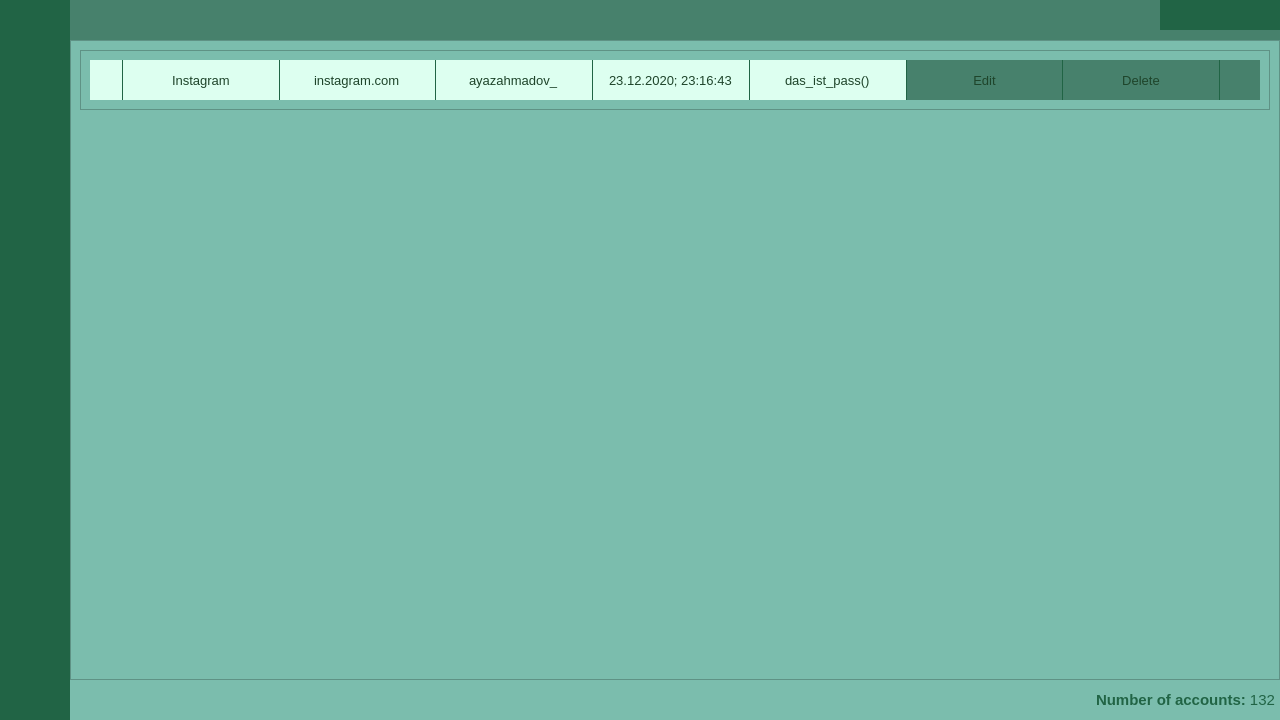
<?xml version="1.0" encoding="UTF-8"?>
<ui version="4.0">
 <class>MainWindow</class>
 <widget class="QMainWindow" name="MainWindow">
  <property name="geometry">
   <rect>
    <x>0</x>
    <y>0</y>
    <width>1280</width>
    <height>720</height>
   </rect>
  </property>
  <property name="windowTitle">
   <string>MainWindow</string>
  </property>
  <widget class="QWidget" name="centralwidget">
   <layout class="QHBoxLayout" name="horizontalLayout">
    <property name="spacing">
     <number>0</number>
    </property>
    <property name="leftMargin">
     <number>0</number>
    </property>
    <property name="topMargin">
     <number>0</number>
    </property>
    <property name="rightMargin">
     <number>0</number>
    </property>
    <property name="bottomMargin">
     <number>0</number>
    </property>
    <item>
     <widget class="QFrame" name="sideMenuFrame">
      <property name="minimumSize">
       <size>
        <width>70</width>
        <height>0</height>
       </size>
      </property>
      <property name="maximumSize">
       <size>
        <width>16777215</width>
        <height>16777215</height>
       </size>
      </property>
      <property name="styleSheet">
       <string notr="true">background-color:rgb(33, 100, 69);</string>
      </property>
      <property name="frameShape">
       <enum>QFrame::NoFrame</enum>
      </property>
      <property name="frameShadow">
       <enum>QFrame::Raised</enum>
      </property>
      <layout class="QVBoxLayout" name="verticalLayout">
       <property name="spacing">
        <number>0</number>
       </property>
       <property name="leftMargin">
        <number>0</number>
       </property>
       <property name="topMargin">
        <number>0</number>
       </property>
       <property name="rightMargin">
        <number>0</number>
       </property>
       <property name="bottomMargin">
        <number>0</number>
       </property>
       <item>
        <widget class="QFrame" name="toggleFrame">
         <property name="maximumSize">
          <size>
           <width>16777215</width>
           <height>40</height>
          </size>
         </property>
         <property name="styleSheet">
          <string notr="true">background-color:rgb(33, 100, 69);</string>
         </property>
         <property name="frameShape">
          <enum>QFrame::NoFrame</enum>
         </property>
         <property name="frameShadow">
          <enum>QFrame::Raised</enum>
         </property>
         <layout class="QVBoxLayout" name="verticalLayout_2">
          <property name="spacing">
           <number>0</number>
          </property>
          <property name="leftMargin">
           <number>0</number>
          </property>
          <property name="topMargin">
           <number>0</number>
          </property>
          <property name="rightMargin">
           <number>0</number>
          </property>
          <property name="bottomMargin">
           <number>0</number>
          </property>
          <item>
           <widget class="QPushButton" name="toggleBtn">
            <property name="minimumSize">
             <size>
              <width>0</width>
              <height>40</height>
             </size>
            </property>
            <property name="styleSheet">
             <string notr="true">QPushButton{
	border: none;
	color: rgb(231, 255, 231);
}

QPushButton:hover{
	background-color: rgb(43, 144, 122);
}

QPushButton:pressed{
	background-color: rgb(86, 172, 155);
}</string>
            </property>
            <property name="text">
             <string/>
            </property>
            <property name="iconSize">
             <size>
              <width>24</width>
              <height>24</height>
             </size>
            </property>
           </widget>
          </item>
         </layout>
        </widget>
       </item>
       <item>
        <widget class="QFrame" name="menuFrame">
         <property name="styleSheet">
          <string notr="true">background-color:rgb(33, 100, 69);</string>
         </property>
         <property name="frameShape">
          <enum>QFrame::NoFrame</enum>
         </property>
         <property name="frameShadow">
          <enum>QFrame::Raised</enum>
         </property>
         <layout class="QVBoxLayout" name="verticalLayout_3">
          <property name="spacing">
           <number>0</number>
          </property>
          <property name="leftMargin">
           <number>0</number>
          </property>
          <property name="topMargin">
           <number>0</number>
          </property>
          <property name="rightMargin">
           <number>0</number>
          </property>
          <property name="bottomMargin">
           <number>0</number>
          </property>
          <item alignment="Qt::AlignTop">
           <widget class="QFrame" name="frame">
            <property name="frameShape">
             <enum>QFrame::NoFrame</enum>
            </property>
            <property name="frameShadow">
             <enum>QFrame::Raised</enum>
            </property>
            <layout class="QVBoxLayout" name="verticalLayout_4">
             <property name="spacing">
              <number>0</number>
             </property>
             <property name="leftMargin">
              <number>0</number>
             </property>
             <property name="topMargin">
              <number>0</number>
             </property>
             <property name="rightMargin">
              <number>0</number>
             </property>
             <property name="bottomMargin">
              <number>0</number>
             </property>
             <item>
              <widget class="QPushButton" name="newBtn">
               <property name="minimumSize">
                <size>
                 <width>0</width>
                 <height>70</height>
                </size>
               </property>
               <property name="styleSheet">
                <string notr="true">QPushButton{
	border: none;
	color: rgb(231, 255, 231);
}

QPushButton:hover{
	background-color: rgb(43, 144, 122);
}

QPushButton:pressed{
	background-color: rgb(86, 172, 155);
}</string>
               </property>
               <property name="text">
                <string/>
               </property>
               <property name="iconSize">
                <size>
                 <width>24</width>
                 <height>24</height>
                </size>
               </property>
              </widget>
             </item>
             <item>
              <widget class="QPushButton" name="pushButton_3">
               <property name="minimumSize">
                <size>
                 <width>0</width>
                 <height>70</height>
                </size>
               </property>
               <property name="styleSheet">
                <string notr="true">QPushButton{
	border: none;
	color: rgb(231, 255, 231);
}

QPushButton:hover{
	background-color: rgb(43, 144, 122);
}

QPushButton:pressed{
	background-color: rgb(86, 172, 155);
}</string>
               </property>
               <property name="text">
                <string/>
               </property>
               <property name="iconSize">
                <size>
                 <width>24</width>
                 <height>24</height>
                </size>
               </property>
              </widget>
             </item>
            </layout>
           </widget>
          </item>
         </layout>
        </widget>
       </item>
      </layout>
     </widget>
    </item>
    <item>
     <widget class="QFrame" name="mainFrame">
      <property name="styleSheet">
       <string notr="true">background-color: rgb(123, 189, 173);</string>
      </property>
      <property name="frameShape">
       <enum>QFrame::NoFrame</enum>
      </property>
      <property name="frameShadow">
       <enum>QFrame::Raised</enum>
      </property>
      <layout class="QVBoxLayout" name="verticalLayout_5">
       <property name="spacing">
        <number>0</number>
       </property>
       <property name="leftMargin">
        <number>0</number>
       </property>
       <property name="topMargin">
        <number>0</number>
       </property>
       <property name="rightMargin">
        <number>0</number>
       </property>
       <property name="bottomMargin">
        <number>0</number>
       </property>
       <item>
        <widget class="QFrame" name="topFrame">
         <property name="maximumSize">
          <size>
           <width>16777215</width>
           <height>40</height>
          </size>
         </property>
         <property name="styleSheet">
          <string notr="true">background-color: rgb(71, 129, 108);</string>
         </property>
         <property name="frameShape">
          <enum>QFrame::NoFrame</enum>
         </property>
         <property name="frameShadow">
          <enum>QFrame::Raised</enum>
         </property>
         <layout class="QHBoxLayout" name="horizontalLayout_2">
          <property name="spacing">
           <number>0</number>
          </property>
          <property name="leftMargin">
           <number>0</number>
          </property>
          <property name="topMargin">
           <number>0</number>
          </property>
          <property name="rightMargin">
           <number>0</number>
          </property>
          <property name="bottomMargin">
           <number>0</number>
          </property>
          <item>
           <widget class="QFrame" name="container">
            <property name="minimumSize">
             <size>
              <width>0</width>
              <height>40</height>
             </size>
            </property>
            <property name="frameShape">
             <enum>QFrame::NoFrame</enum>
            </property>
            <property name="frameShadow">
             <enum>QFrame::Raised</enum>
            </property>
           </widget>
          </item>
          <item alignment="Qt::AlignTop">
           <widget class="QFrame" name="windowFrame">
            <property name="minimumSize">
             <size>
              <width>0</width>
              <height>30</height>
             </size>
            </property>
            <property name="maximumSize">
             <size>
              <width>120</width>
              <height>30</height>
             </size>
            </property>
            <property name="styleSheet">
             <string notr="true"/>
            </property>
            <property name="frameShape">
             <enum>QFrame::NoFrame</enum>
            </property>
            <property name="frameShadow">
             <enum>QFrame::Raised</enum>
            </property>
            <layout class="QVBoxLayout" name="verticalLayout_6">
             <property name="spacing">
              <number>0</number>
             </property>
             <property name="leftMargin">
              <number>0</number>
             </property>
             <property name="topMargin">
              <number>0</number>
             </property>
             <property name="rightMargin">
              <number>0</number>
             </property>
             <property name="bottomMargin">
              <number>0</number>
             </property>
             <item>
              <widget class="QFrame" name="windowBtns">
               <property name="maximumSize">
                <size>
                 <width>16777215</width>
                 <height>30</height>
                </size>
               </property>
               <property name="styleSheet">
                <string notr="true">background-color:rgb(33, 100, 69);</string>
               </property>
               <property name="frameShape">
                <enum>QFrame::NoFrame</enum>
               </property>
               <property name="frameShadow">
                <enum>QFrame::Raised</enum>
               </property>
               <layout class="QHBoxLayout" name="horizontalLayout_3">
                <property name="spacing">
                 <number>0</number>
                </property>
                <property name="leftMargin">
                 <number>0</number>
                </property>
                <property name="topMargin">
                 <number>0</number>
                </property>
                <property name="rightMargin">
                 <number>0</number>
                </property>
                <property name="bottomMargin">
                 <number>0</number>
                </property>
                <item>
                 <widget class="QPushButton" name="minimizeBtn">
                  <property name="minimumSize">
                   <size>
                    <width>0</width>
                    <height>30</height>
                   </size>
                  </property>
                  <property name="styleSheet">
                   <string notr="true">QPushButton{
	border: none;
	color: rgb(231, 255, 231);
}

QPushButton:hover{
	background-color: rgb(43, 144, 122);
}

QPushButton:pressed{
	background-color: rgb(86, 172, 155);
}</string>
                  </property>
                  <property name="text">
                   <string/>
                  </property>
                 </widget>
                </item>
                <item>
                 <widget class="QPushButton" name="maximizeBtn">
                  <property name="minimumSize">
                   <size>
                    <width>0</width>
                    <height>30</height>
                   </size>
                  </property>
                  <property name="styleSheet">
                   <string notr="true">QPushButton{
	border: none;
	color: rgb(231, 255, 231);
}

QPushButton:hover{
	background-color: rgb(43, 144, 122);
}

QPushButton:pressed{
	background-color: rgb(86, 172, 155);
}</string>
                  </property>
                  <property name="text">
                   <string/>
                  </property>
                 </widget>
                </item>
                <item>
                 <widget class="QPushButton" name="closeBtn">
                  <property name="minimumSize">
                   <size>
                    <width>0</width>
                    <height>30</height>
                   </size>
                  </property>
                  <property name="styleSheet">
                   <string notr="true">QPushButton{
	border: none;
	color: rgb(231, 255, 231);
}

QPushButton:hover{
	background-color: rgb(43, 144, 122);
}

QPushButton:pressed{
	background-color: rgb(86, 172, 155);
}</string>
                  </property>
                  <property name="text">
                   <string/>
                  </property>
                 </widget>
                </item>
               </layout>
              </widget>
             </item>
            </layout>
           </widget>
          </item>
         </layout>
        </widget>
       </item>
       <item>
        <widget class="QFrame" name="contentFrame">
         <property name="frameShape">
          <enum>QFrame::NoFrame</enum>
         </property>
         <property name="frameShadow">
          <enum>QFrame::Raised</enum>
         </property>
         <layout class="QVBoxLayout" name="verticalLayout_7">
          <property name="spacing">
           <number>0</number>
          </property>
          <property name="leftMargin">
           <number>0</number>
          </property>
          <property name="topMargin">
           <number>0</number>
          </property>
          <property name="rightMargin">
           <number>0</number>
          </property>
          <property name="bottomMargin">
           <number>0</number>
          </property>
          <item>
           <widget class="QScrollArea" name="scrollArea">
            <property name="sizePolicy">
             <sizepolicy hsizetype="Preferred" vsizetype="Expanding">
              <horstretch>0</horstretch>
              <verstretch>0</verstretch>
             </sizepolicy>
            </property>
            <property name="minimumSize">
             <size>
              <width>1210</width>
              <height>0</height>
             </size>
            </property>
            <property name="widgetResizable">
             <bool>true</bool>
            </property>
            <widget class="QWidget" name="scrollAreaWidgetContents">
             <property name="geometry">
              <rect>
               <x>0</x>
               <y>0</y>
               <width>1208</width>
               <height>638</height>
              </rect>
             </property>
             <layout class="QVBoxLayout" name="verticalLayout_9">
              <item alignment="Qt::AlignTop">
               <widget class="QFrame" name="allPaswordsFrame">
                <property name="frameShape">
                 <enum>QFrame::StyledPanel</enum>
                </property>
                <property name="frameShadow">
                 <enum>QFrame::Raised</enum>
                </property>
                <layout class="QVBoxLayout" name="verticalLayout_10">
                 <item>
                  <widget class="QFrame" name="frame_3">
                   <property name="minimumSize">
                    <size>
                     <width>0</width>
                     <height>40</height>
                    </size>
                   </property>
                   <property name="maximumSize">
                    <size>
                     <width>16777215</width>
                     <height>40</height>
                    </size>
                   </property>
                   <property name="styleSheet">
                    <string notr="true">color: rgb(30, 68, 42);
background-color: rgb(221, 255, 240);</string>
                   </property>
                   <property name="frameShape">
                    <enum>QFrame::NoFrame</enum>
                   </property>
                   <property name="frameShadow">
                    <enum>QFrame::Raised</enum>
                   </property>
                   <layout class="QHBoxLayout" name="horizontalLayout_4">
                    <property name="spacing">
                     <number>0</number>
                    </property>
                    <property name="leftMargin">
                     <number>0</number>
                    </property>
                    <property name="topMargin">
                     <number>0</number>
                    </property>
                    <property name="rightMargin">
                     <number>0</number>
                    </property>
                    <property name="bottomMargin">
                     <number>0</number>
                    </property>
                    <item>
                     <widget class="QLabel" name="logoLabel">
                      <property name="maximumSize">
                       <size>
                        <width>32</width>
                        <height>40</height>
                       </size>
                      </property>
                      <property name="font">
                       <font>
                        <family>Nirmala UI</family>
                        <pointsize>10</pointsize>
                       </font>
                      </property>
                      <property name="text">
                       <string/>
                      </property>
                      <property name="pixmap">
                       <pixmap>assets/logos/default_big.png</pixmap>
                      </property>
                     </widget>
                    </item>
                    <item>
                     <widget class="Line" name="line">
                      <property name="maximumSize">
                       <size>
                        <width>1</width>
                        <height>16777215</height>
                       </size>
                      </property>
                      <property name="styleSheet">
                       <string notr="true">border: none;
background-color:rgb(33, 100, 69);</string>
                      </property>
                      <property name="orientation">
                       <enum>Qt::Vertical</enum>
                      </property>
                     </widget>
                    </item>
                    <item alignment="Qt::AlignHCenter">
                     <widget class="QLabel" name="nameLabel">
                      <property name="font">
                       <font>
                        <family>Nirmala UI</family>
                        <pointsize>10</pointsize>
                       </font>
                      </property>
                      <property name="text">
                       <string>Instagram</string>
                      </property>
                     </widget>
                    </item>
                    <item>
                     <widget class="Line" name="line_2">
                      <property name="maximumSize">
                       <size>
                        <width>1</width>
                        <height>16777215</height>
                       </size>
                      </property>
                      <property name="styleSheet">
                       <string notr="true">border: none;
background-color:rgb(33, 100, 69);</string>
                      </property>
                      <property name="orientation">
                       <enum>Qt::Vertical</enum>
                      </property>
                     </widget>
                    </item>
                    <item alignment="Qt::AlignHCenter">
                     <widget class="QLabel" name="domainLabel">
                      <property name="font">
                       <font>
                        <family>Nirmala UI</family>
                        <pointsize>10</pointsize>
                       </font>
                      </property>
                      <property name="text">
                       <string>instagram.com</string>
                      </property>
                     </widget>
                    </item>
                    <item>
                     <widget class="Line" name="line_3">
                      <property name="maximumSize">
                       <size>
                        <width>1</width>
                        <height>16777215</height>
                       </size>
                      </property>
                      <property name="styleSheet">
                       <string notr="true">border: none;
background-color:rgb(33, 100, 69);</string>
                      </property>
                      <property name="orientation">
                       <enum>Qt::Vertical</enum>
                      </property>
                     </widget>
                    </item>
                    <item alignment="Qt::AlignHCenter">
                     <widget class="QLabel" name="usernameLabel">
                      <property name="font">
                       <font>
                        <family>Nirmala UI</family>
                        <pointsize>10</pointsize>
                       </font>
                      </property>
                      <property name="text">
                       <string>ayazahmadov_</string>
                      </property>
                     </widget>
                    </item>
                    <item>
                     <widget class="Line" name="line_4">
                      <property name="maximumSize">
                       <size>
                        <width>1</width>
                        <height>16777215</height>
                       </size>
                      </property>
                      <property name="styleSheet">
                       <string notr="true">border: none;
background-color:rgb(33, 100, 69);</string>
                      </property>
                      <property name="orientation">
                       <enum>Qt::Vertical</enum>
                      </property>
                     </widget>
                    </item>
                    <item alignment="Qt::AlignHCenter">
                     <widget class="QLabel" name="dateLabel">
                      <property name="font">
                       <font>
                        <family>Nirmala UI</family>
                        <pointsize>10</pointsize>
                       </font>
                      </property>
                      <property name="text">
                       <string>23.12.2020; 23:16:43</string>
                      </property>
                     </widget>
                    </item>
                    <item>
                     <widget class="Line" name="line_5">
                      <property name="maximumSize">
                       <size>
                        <width>1</width>
                        <height>16777215</height>
                       </size>
                      </property>
                      <property name="styleSheet">
                       <string notr="true">border: none;
background-color:rgb(33, 100, 69);</string>
                      </property>
                      <property name="orientation">
                       <enum>Qt::Vertical</enum>
                      </property>
                     </widget>
                    </item>
                    <item alignment="Qt::AlignHCenter">
                     <widget class="QLabel" name="passwordLabel">
                      <property name="font">
                       <font>
                        <family>Nirmala UI</family>
                        <pointsize>10</pointsize>
                       </font>
                      </property>
                      <property name="text">
                       <string>das_ist_pass()</string>
                      </property>
                     </widget>
                    </item>
                    <item>
                     <widget class="Line" name="line_6">
                      <property name="maximumSize">
                       <size>
                        <width>1</width>
                        <height>16777215</height>
                       </size>
                      </property>
                      <property name="styleSheet">
                       <string notr="true">border: none;
background-color:rgb(33, 100, 69);</string>
                      </property>
                      <property name="orientation">
                       <enum>Qt::Vertical</enum>
                      </property>
                     </widget>
                    </item>
                    <item>
                     <widget class="QPushButton" name="editBtn">
                      <property name="minimumSize">
                       <size>
                        <width>0</width>
                        <height>40</height>
                       </size>
                      </property>
                      <property name="font">
                       <font>
                        <family>Nirmala UI</family>
                        <pointsize>10</pointsize>
                       </font>
                      </property>
                      <property name="styleSheet">
                       <string notr="true">QPushButton{
	border: none;
	background-color: rgb(71, 129, 108);
}

QPushButton:hover{
	background-color: rgb(97, 176, 147);
}

QPushButton:pressed{
	background-color: rgb(145, 218, 190);
}</string>
                      </property>
                      <property name="text">
                       <string>Edit</string>
                      </property>
                     </widget>
                    </item>
                    <item>
                     <widget class="Line" name="line_7">
                      <property name="maximumSize">
                       <size>
                        <width>1</width>
                        <height>16777215</height>
                       </size>
                      </property>
                      <property name="styleSheet">
                       <string notr="true">border: none;
background-color:rgb(33, 100, 69);</string>
                      </property>
                      <property name="orientation">
                       <enum>Qt::Vertical</enum>
                      </property>
                     </widget>
                    </item>
                    <item>
                     <widget class="QPushButton" name="deleteBtn">
                      <property name="minimumSize">
                       <size>
                        <width>0</width>
                        <height>40</height>
                       </size>
                      </property>
                      <property name="font">
                       <font>
                        <family>Nirmala UI</family>
                        <pointsize>10</pointsize>
                       </font>
                      </property>
                      <property name="styleSheet">
                       <string notr="true">QPushButton{
	border: none;
	background-color: rgb(71, 129, 108);
}

QPushButton:hover{
	background-color: rgb(97, 176, 147);
}

QPushButton:pressed{
	background-color: rgb(145, 218, 190);
}</string>
                      </property>
                      <property name="text">
                       <string>Delete</string>
                      </property>
                     </widget>
                    </item>
                    <item>
                     <widget class="Line" name="line_8">
                      <property name="maximumSize">
                       <size>
                        <width>1</width>
                        <height>16777215</height>
                       </size>
                      </property>
                      <property name="styleSheet">
                       <string notr="true">border: none;
background-color:rgb(33, 100, 69);</string>
                      </property>
                      <property name="orientation">
                       <enum>Qt::Vertical</enum>
                      </property>
                     </widget>
                    </item>
                    <item>
                     <widget class="QPushButton" name="showHideBtn">
                      <property name="minimumSize">
                       <size>
                        <width>40</width>
                        <height>40</height>
                       </size>
                      </property>
                      <property name="maximumSize">
                       <size>
                        <width>40</width>
                        <height>16777215</height>
                       </size>
                      </property>
                      <property name="styleSheet">
                       <string notr="true">QPushButton{
	border: none;
	background-color: rgb(71, 129, 108);
}

QPushButton:hover{
	background-color: rgb(97, 176, 147);
}

QPushButton:pressed{
	background-color: rgb(145, 218, 190);
}</string>
                      </property>
                      <property name="text">
                       <string/>
                      </property>
                      <property name="iconSize">
                       <size>
                        <width>96</width>
                        <height>96</height>
                       </size>
                      </property>
                     </widget>
                    </item>
                   </layout>
                  </widget>
                 </item>
                </layout>
               </widget>
              </item>
             </layout>
            </widget>
           </widget>
          </item>
          <item>
           <widget class="QFrame" name="numOfPasswordsFrame">
            <property name="minimumSize">
             <size>
              <width>0</width>
              <height>40</height>
             </size>
            </property>
            <property name="maximumSize">
             <size>
              <width>16777215</width>
              <height>40</height>
             </size>
            </property>
            <property name="frameShape">
             <enum>QFrame::NoFrame</enum>
            </property>
            <property name="frameShadow">
             <enum>QFrame::Raised</enum>
            </property>
            <layout class="QVBoxLayout" name="verticalLayout_8">
             <property name="spacing">
              <number>0</number>
             </property>
             <property name="leftMargin">
              <number>0</number>
             </property>
             <property name="topMargin">
              <number>0</number>
             </property>
             <property name="rightMargin">
              <number>0</number>
             </property>
             <property name="bottomMargin">
              <number>0</number>
             </property>
             <item alignment="Qt::AlignRight">
              <widget class="QLabel" name="label">
               <property name="font">
                <font>
                 <family>Segoe UI</family>
                 <pointsize>11</pointsize>
                </font>
               </property>
               <property name="styleSheet">
                <string notr="true">color:rgb(33, 100, 69);</string>
               </property>
               <property name="text">
                <string>&lt;strong&gt;Number of accounts:&lt;/strong&gt; 132 </string>
               </property>
              </widget>
             </item>
            </layout>
           </widget>
          </item>
         </layout>
        </widget>
       </item>
      </layout>
     </widget>
    </item>
   </layout>
  </widget>
 </widget>
 <resources/>
 <connections/>
</ui>
